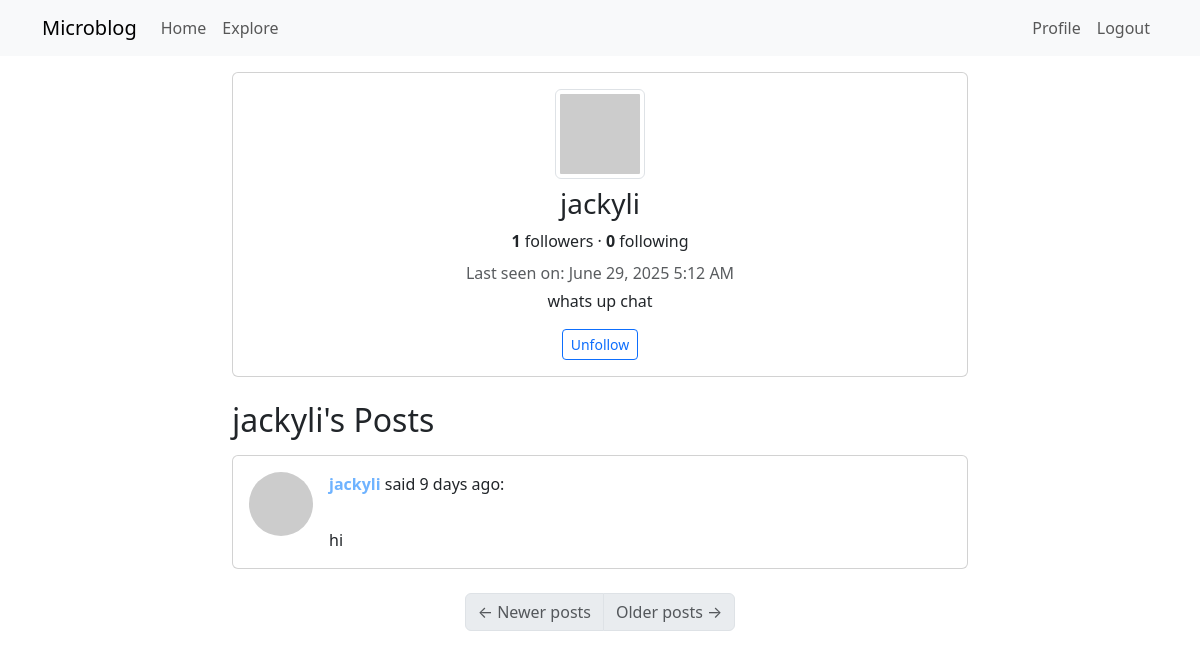
The app's page /user/jackyli (signed in), older data.
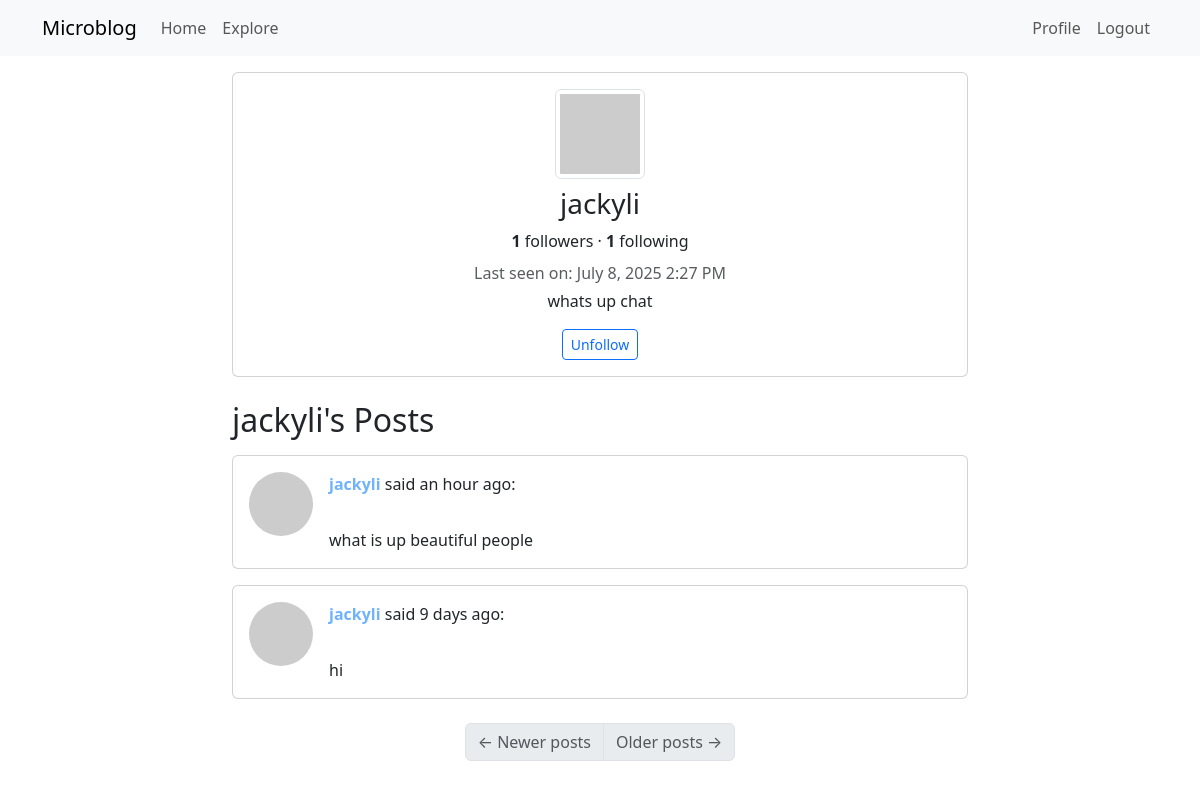
The same page, newer data.
### app/models.py (models this page shows, shortened)
class User(UserMixin, db.Model):
    id: so.Mapped[int] = so.mapped_column(primary_key=True)
    username: so.Mapped[str] = so.mapped_column(sa.String(64), index=True, unique=True)
    email: so.Mapped[str] = so.mapped_column(sa.String(120), index=True, unique=True)
    password_hash: so.Mapped[Optional[str]] = so.mapped_column(sa.String(256))
    about_me: so.Mapped[Optional[str]] = so.mapped_column(sa.String(140))
    last_seen: so.Mapped[Optional[datetime]] = so.mapped_column(default=lambda: datetime.now(timezone.utc))
    posts: so.WriteOnlyMapped['Post'] = so.relationship(
        back_populates='author', passive_deletes=True)
    following: so.WriteOnlyMapped['User'] = so.relationship(
        secondary=followers, primaryjoin=(followers.c.follower_id == id),
        secondaryjoin=(followers.c.followed_id == id),
        back_populates='followers'
    )
    followers: so.WriteOnlyMapped['User'] = so.relationship(
        secondary=followers, primaryjoin=(followers.c.followed_id == id),
        secondaryjoin=(followers.c.follower_id == id),
        back_populates='following')
    def avatar(self, size):
        digest = hashlib.md5(self.email.lower().encode('utf-8')).hexdigest()
        return f'https://www.gravatar.com/avatar/{digest}?d=identicon&s={size}'
    def is_following(self, user):
        query = self.following.select().where(User.id == user.id)
        return db.session.scalar(query) is not None
    def followers_count(self):
        query = sa.select(sa.func.count()).select_from(
            self.followers.select().subquery())
        return db.session.scalar(query)
    def following_count(self):
        query = sa.select(sa.func.count()).select_from(
            self.following.select().subquery())
        return db.session.scalar(query)

class Post(db.Model):
    id: so.Mapped[int] = so.mapped_column(primary_key=True)
    body: so.Mapped[str] = so.mapped_column(sa.String(140))
    timestamp: so.Mapped[datetime] = so.mapped_column(index=True, default=lambda: datetime.now(timezone.utc))
    user_id: so.Mapped[int] = so.mapped_column(sa.ForeignKey(User.id), index=True)
    author: so.Mapped[User] = so.relationship(back_populates='posts')

### app/routes.py (the view)
@app.route('/user/<username>')
@login_required
def user(username):
    user = db.first_or_404(sa.select(User).where(User.username == username))
    page = request.args.get('page', 1, type=int) # pagination in the user profile view
    query = user.posts.select().order_by(Post.timestamp.desc())
    posts = db.paginate(query, page=page,
                        per_page=app.config['POSTS_PER_PAGE'],
                        error_out=False)
    next_url = url_for('user', username=user.username, page=posts.next_num) \
        if posts.has_next else None
    prev_url = url_for('user', username=user.username, page=posts.prev_num) \
        if posts.has_prev else None
    if user == current_user:
        form = PostForm()
    else:
        form = EmptyForm()
    return render_template('user.html', user=user, posts=posts, form=form, next_url=next_url, prev_url=prev_url)

### app/models.py (called while the page is built)
@login.user_loader
def load_user(id):
    return db.session.get(User, int(id))

### app/routes.py (called while the page is built)
@app.before_request
def before_request():
    if current_user.is_authenticated:
        current_user.last_seen = datetime.now(timezone.utc)
        db.session.commit()

### app/templates/user.html (shortened to what this page needs)
{% extends "base.html" %}
{% block content %}
  <div class="row justify-content-center">
    <div class="col-md-8">
      <div class="card mb-4">
        <div class="card-body text-center">
          <img src="{{ user.avatar(128) }}" alt="User avatar" class="img-thumbnail mb-2">
          <h3>{{ user.username }}</h3>
          <div class="mb-2">
            <span class="fw-bold">{{ user.followers_count() }}</span> followers
            &middot;
            <span class="fw-bold">{{ user.following_count() }}</span> following
          </div>
          {% if user.last_seen %}
            <p class="text-muted mb-1">Last seen on: {{ moment(user.last_seen).format('LLL') }}</p>
          {% endif %}
          {% if user.about_me %}
            <p>{{ user.about_me }}</p>
          {% endif %}
          {% if user == current_user %}
            <a href="{{ url_for('edit_profile') }}" class="btn btn-secondary btn-sm mt-2">Edit Profile</a>
          {% elif user != current_user %}
            <form action="{{ url_for('follow' if not current_user.is_following(user) else 'unfollow', username=user.username) }}" method="post">
              <button type="submit" class="btn btn-outline-primary btn-sm">
                {% if not current_user.is_following(user) %}Follow{% else %}Unfollow{% endif %}
              </button>
            </form>
          {% endif %}
        </div>
      </div>
      <h2 class="mb-3">{{ user.username }}'s Posts</h2>
      {% for post in posts %}
        {% include '_post.html' %}
      {% endfor %}
      <nav aria-label="Post navigation">
        <ul class="pagination justify-content-center mt-4">
          <li class="page-item{% if not prev_url %} disabled{% endif %}">
            <a class="page-link" href="{{ prev_url if prev_url else '#' }}" tabindex="-1">
              <span aria-hidden="true">&larr;</span> Newer posts
            </a>
          </li>
          <li class="page-item{% if not next_url %} disabled{% endif %}">
            <a class="page-link" href="{{ next_url if next_url else '#' }}">
              Older posts <span aria-hidden="true">&rarr;</span>
            </a>
          </li>
        </ul>
      </nav>
    </div>
  </div>
{% endblock %}

### app/templates/_post.html (shortened to what this page needs)
<div class="card mb-3">
  <div class="card-body d-flex">
    <a href="{{ url_for('user', username=post.author.username) }}">
      <img src="{{ post.author.avatar(64) }}" class="rounded-circle me-3" width="64" height="64" />
    </a>
    <div>
      <div>
        <a href="{{ url_for('user', username=post.author.username) }}" class="fw-bold user-link">
          {{ post.author.username }}
        </a>
        said {{ moment(post.timestamp).fromNow() }}:
      </div>
      <br>
      <div class="mt-2">{{ post.body }}</div>
    </div>
  </div>
</div>

Row changes from the older to the newer data that the page shows:
changed User "jackyli": last_seen "June 29, 2025 5:12 AM" → "July 8, 2025 2:27 PM"
added Post: author.username "jackyli", timestamp "an hour ago", body "what is up beautiful people"
Text that changed along with them:
{{ user.following_count() }}: "0" → "1"
